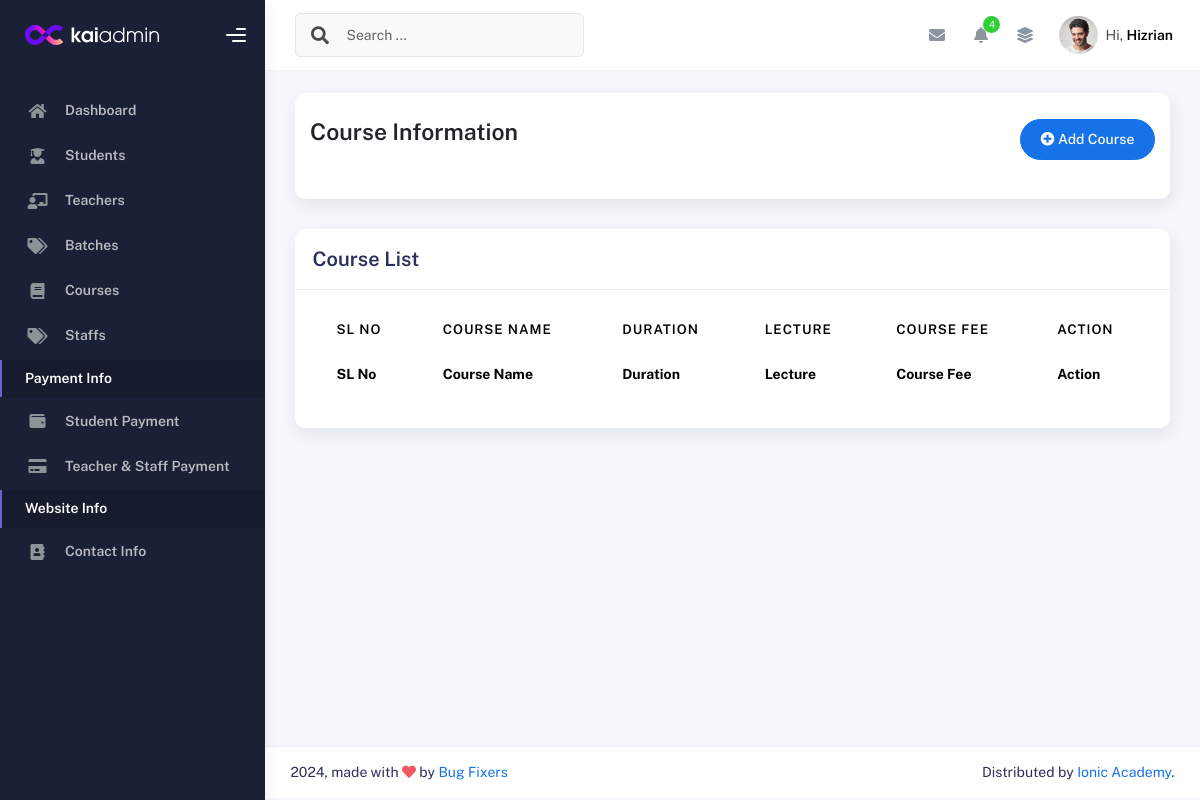
Page /courselist/ on the earlier database version.
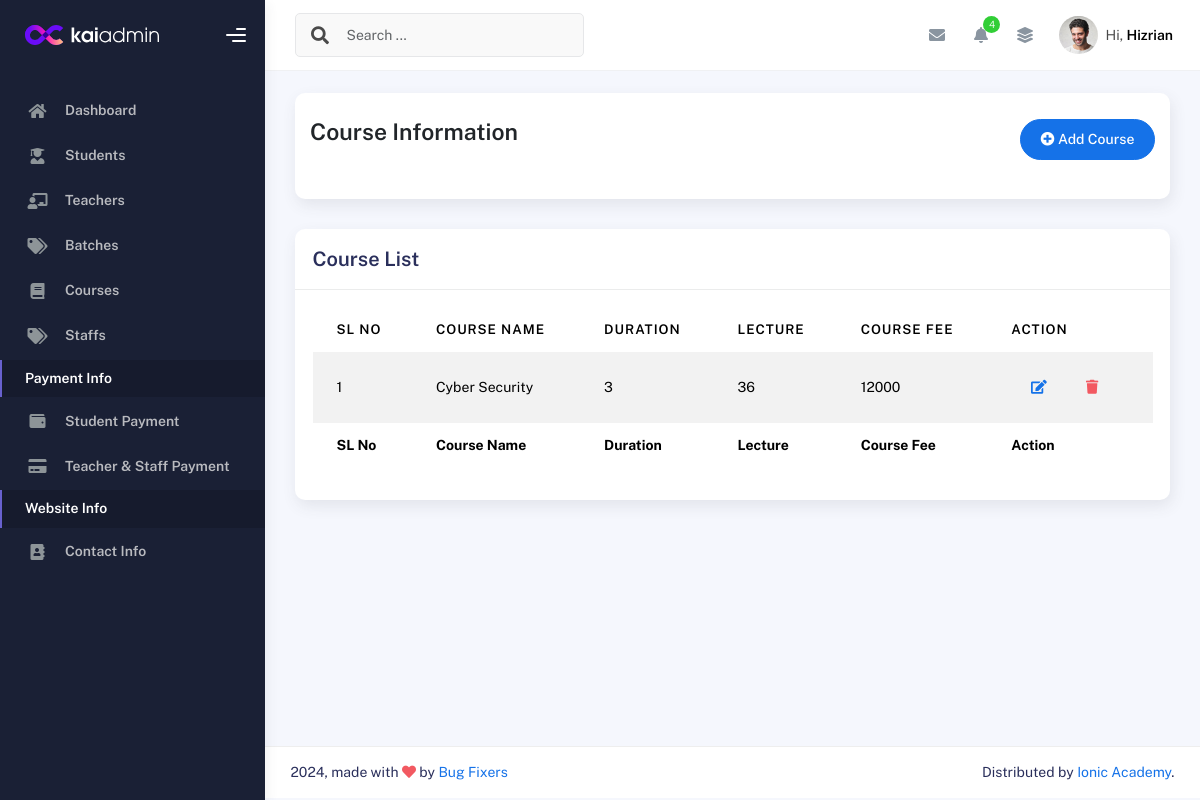
Same page on the later database version.
### IMSapp/models.py (models this page shows)
class CourseInfoModel(models.Model):
    CourseName=models.CharField(max_length=150, null=True)
    Sologan=models.CharField(max_length=100, null=True)
    Lecture=models.IntegerField(null=True)
    CourseDuration=models.IntegerField(null=True)
    WeeklyClass=models.IntegerField(null=True)
    ClassDuration=models.IntegerField(null=True)
    TotalProject=models.IntegerField(null=True)
    CourseOverview=models.TextField(null=True)
    CourseCurrriculum=models.TextField(null=True)
    Software=models.TextField(max_length=200, null=True)
    CourseFor=models.TextField(null=True)
    JobPositions=models.TextField(null=True)
    CourseFee=models.IntegerField(null=True)
    IntroVideo=models.CharField(max_length=200, null=True)
    CourseImage=models.ImageField(upload_to='media/courseImage', null=True)

### IMSapp/courseviews.py (the view)
# urls.py: path('courselist/',courselist,name="courselist"),
def courselist(request):
    coursedata = CourseInfoModel.objects.all()
    context = {
        'coursedata':coursedata
    }
    return render(request,'courses/courselist.html',context)

### IMSapp/templates/courses/courselist.html
{% extends "profilemaster/master.html" %}
{% block content %}
<div class="col-sm-12 col-md-12">
    <div class="card card-stats card-round">
        <div class="card-body">
            <div class="d-flex align-items-left align-items-md-center flex-column flex-md-row pt-2 pb-4">
                <div>
                    <h3 class="fw-bold mb-3">Course Information</h3>
                </div>
                <div class="ms-md-auto py-2 py-md-0">
                    <a href="{% url 'addcourse' %}" class="btn btn-primary btn-round"><i class="fas fa-plus-circle"></i> Add Course</a>
                </div>
            </div>
        </div>
    </div>
</div>
<div class="col-md-12">
    <div class="card">
      <div class="card-header">
        <h4 class="card-title">Course List</h4>
      </div>
      <div class="card-body">
        <div class="table-responsive">
          <table id="basic-datatables" class="display table table-striped table-hover">
            <thead>
              <tr>
                <th>SL No</th>
                <th>Course Name</th>
                <th>Duration</th>
                <th>Lecture</th>
                <th>Course Fee</th>
                <th>Action</th>
              </tr>
            </thead>
            <tfoot>
              <tr>
                <th>SL No</th>
                <th>Course Name</th>
                <th>Duration</th>
                <th>Lecture</th>
                <th>Course Fee</th>
                <th>Action</th>
              </tr>
            </tfoot>
            <tbody>
              {% for i in coursedata %}
                <tr>
                  <td>{{forloop.counter}}</td>
                  <td>{{i.CourseName}}</td>
                  <td>{{i.CourseDuration}}</td>
                  <td>{{i.Lecture}}</td>
                  <td>{{i.CourseFee}}</td>
                  <td>
                    <div class="form-button-action">
                      <a href="{% url 'editcourse' i.id %}" class="btn btn-link btn-primary btn-md">
                        <i class="fa fa-edit"></i>
                      </a>
                      <a href="{% url 'deletecourse' i.id %}" class="btn btn-link btn-danger btn-md">
                        <i class="fa fa-trash"></i>
                      </a>
                    </div>
                  </td>
                </tr>
              {% endfor %}
            </tbody>
          </table>
        </div>
      </div>
    </div>
  </div>
{% endblock content %}

### IMSapp/templates/profilemaster/master.html (shortened to what this page needs)
{% load static %}
<!DOCTYPE html>
<html lang="en">
<head>
  <link rel="stylesheet" href="{% static 'profileassets/css/bootstrap.min.css' %}" />
  <link rel="stylesheet" href="{% static 'profileassets/css/plugins.min.css' %}" />
  <link rel="stylesheet" href="{% static 'profileassets/css/kaiadmin.min.css' %}" />
  <link rel="stylesheet" href="{% static 'profileassets/css/demo.css' %}" />
</head>
<body>
  <div class="wrapper">
    {% include 'profilemaster/sidebar.html' %}
    <div class="main-panel">
        {% include 'profilemaster/header.html' %}
    <div class="container">
      <div class="page-inner">
        {% block content %}
        {% endblock content %}
        </div>
      </div>
        {% include 'profilemaster/footer.html' %}
    </div>
  </div>
</body>
</html>

### IMSapp/templates/profilemaster/sidebar.html (shortened to what this page needs)
{% load static %}
<div class="sidebar" data-background-color="dark">
  <div class="sidebar-logo">
    <div class="logo-header" data-background-color="dark">
      <a href="index.html" class="logo">
        <img src="{% static 'profileassets/img/kaiadmin/logo_light.svg' %}" alt="navbar brand" class="navbar-brand"
          height="20" />
      </a>
      <div class="nav-toggle">
        <button class="btn btn-toggle toggle-sidebar">
          <i class="gg-menu-right"></i>
        </button>
      </div>
    </div>
  </div>
  <div class="sidebar-wrapper scrollbar scrollbar-inner">
    <div class="sidebar-content">
      <ul class="nav nav-secondary">
        <li class="nav-item">
          <a href="{% url 'dashboard' %}">
            <i class="fas fa-home"></i>
            <p>Dashboard</p>
          </a>
        </li>
        <li class="nav-item">
          <a href="{% url 'studentList' %}">
            <i class="fas fa-user-graduate"></i>
            <p>Students</p>
          </a>
        </li>
        <li class="nav-item">
          <a href="{% url 'teacherlist' %}">
            <i class="fas fa-chalkboard-teacher"></i>
            <p>Teachers</p>
          </a>
        </li>
        <li class="nav-item">
          <a href="{% url 'batchlist' %}">
            <i class="fas fa-tags"></i>
            <p>Batches</p>
          </a>
        </li>
        <li class="nav-item">
          <a href="{% url 'courselist' %}" >
            <i class="fas fa-book"></i>
            <p>Courses</p>
          </a>
        </li>
      <li class="nav-item">
        <a href="{% url 'stafflist' %}">
          <i class="fas fa-tags"></i>
          <p>Staffs</p>
        </a>
      </li>
        <li class="nav-item active">
          <a>
            <p>Payment Info</p>
          </a>
        </li>
        <li class="nav-item">
          <a data-bs-toggle="collapse" href="" class="collapsed" aria-expanded="false">
            <i class="fas fa-wallet"></i>
            <p>Student Payment</p>
          </a>
        </li>
        <li class="nav-item">
          <a data-bs-toggle="collapse" href="" class="collapsed" aria-expanded="false">
            <i class="fas fa-credit-card"></i>
            <p>Teacher & Staff Payment</p>
          </a>
        </li>
        <li class="nav-item active">
          <a>
            <p>Website Info</p>
          </a>
        </li>
        <li class="nav-item">
          <a href="{% url 'contactlist' %}">
            <i class="fas fa-address-book"></i>
            <p>Contact Info</p>
          </a>
        </li>
      </ul>
    </div>
  </div>
</div>

### IMSapp/templates/profilemaster/header.html (shortened to what this page needs)
{% load static %}
<div class="main-header">
    <nav class="navbar navbar-header navbar-header-transparent navbar-expand-lg border-bottom">
      <div class="container-fluid">
        <nav class="navbar navbar-header-left navbar-expand-lg navbar-form nav-search p-0 d-none d-lg-flex">
          <div class="input-group">
            <div class="input-group-prepend">
              <button type="submit" class="btn btn-search pe-1">
                <i class="fa fa-search search-icon"></i>
              </button>
            </div>
            <input type="text" placeholder="Search ..." class="form-control" />
          </div>
        </nav>
        <ul class="navbar-nav topbar-nav ms-md-auto align-items-center">
          <li class="nav-item topbar-icon dropdown hidden-caret">
            <a class="nav-link dropdown-toggle" href="#" id="messageDropdown" role="button"
              data-bs-toggle="dropdown" aria-haspopup="true" aria-expanded="false">
              <i class="fa fa-envelope"></i>
            </a>
          </li>
          <li class="nav-item topbar-icon dropdown hidden-caret">
            <a class="nav-link dropdown-toggle" href="#" id="notifDropdown" role="button" data-bs-toggle="dropdown"
              aria-haspopup="true" aria-expanded="false">
              <i class="fa fa-bell"></i>
              <span class="notification">4</span>
            </a>
          </li>
          <li class="nav-item topbar-icon dropdown hidden-caret">
            <a class="nav-link" data-bs-toggle="dropdown" href="#" aria-expanded="false">
              <i class="fas fa-layer-group"></i>
            </a>
          </li>
          <li class="nav-item topbar-user dropdown hidden-caret">
            <a class="dropdown-toggle profile-pic" data-bs-toggle="dropdown" href="#" aria-expanded="false">
              <div class="avatar-sm">
                <img src="{% static 'profileassets/img/profile.jpg' %}" alt="..." class="avatar-img rounded-circle" />
              </div>
              <span class="profile-username">
                <span class="op-7">Hi,</span>
                <span class="fw-bold">Hizrian</span>
              </span>
            </a>
          </li>
        </ul>
      </div>
    </nav>
  </div>

### IMSapp/templates/profilemaster/footer.html
<footer class="footer">
    <div class="container-fluid d-flex justify-content-between">
      <div class="copyright">
        2024, made with <i class="fa fa-heart heart text-danger"></i> by
        <a href="">Bug Fixers</a>
      </div>
      <div>
        Distributed by
        <a target="_blank" href="">Ionic Academy</a>.
      </div>
    </div>
  </footer>

Differences in the rows shown:
added CourseInfoModel: CourseName "Cyber Security", CourseDuration "3", Lecture "36", CourseFee "12000"
